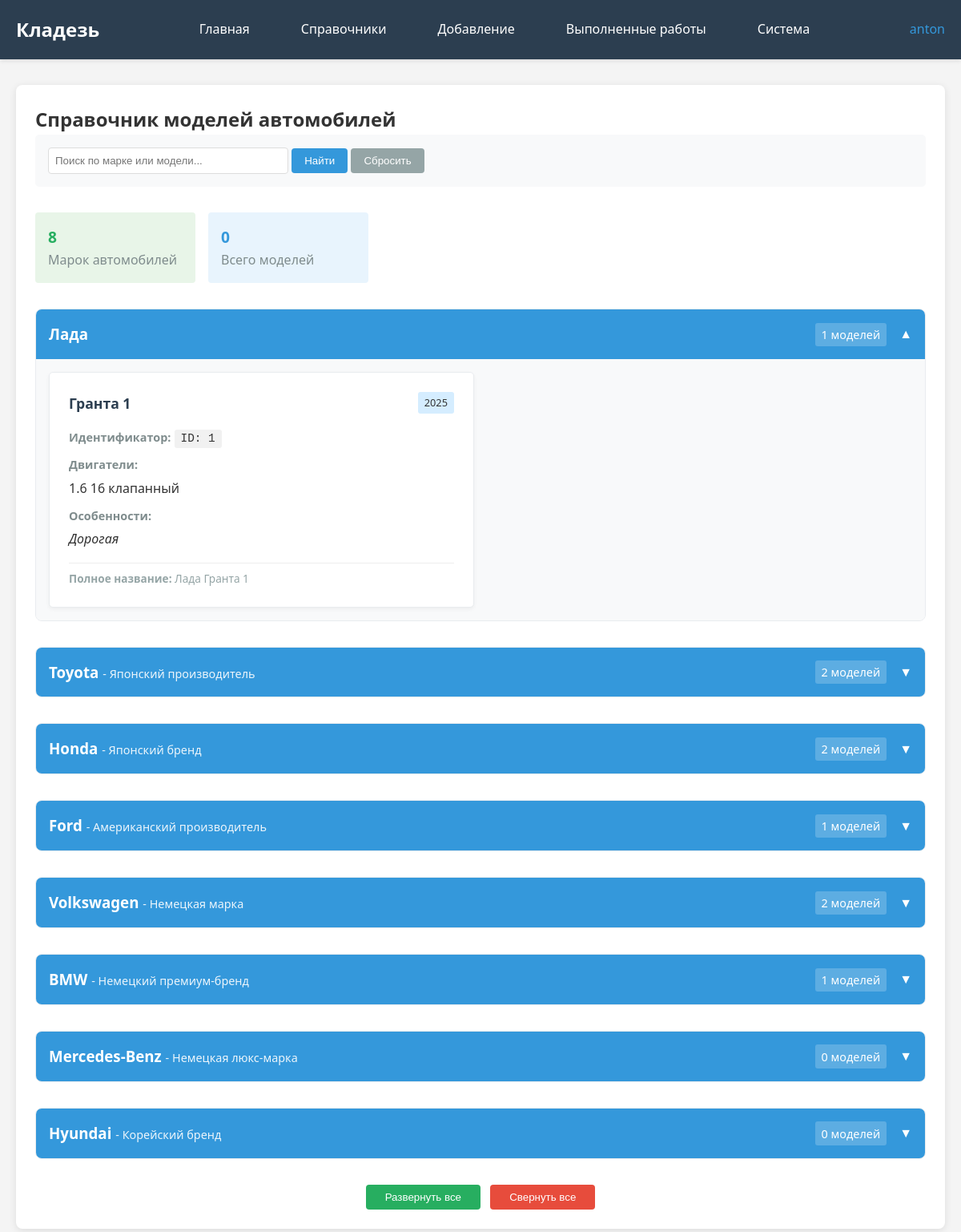
The app's page /car-models/ (signed in) with its own data.
### kladez_app/models.py (models this page shows, shortened)
class CarBrand(models.Model):
    name = models.CharField(max_length=100, verbose_name="Марка автомобиля")
    description = models.TextField(blank=True, verbose_name="Описание марки")
    class Meta:
        verbose_name = "Марка автомобиля"
        verbose_name_plural = "Марки автомобилей"

class CarModel(models.Model):
    brand = models.ForeignKey(CarBrand, on_delete=models.CASCADE, verbose_name="Марка")
    name = models.CharField(max_length=100, verbose_name="Модель")
    production_years = models.CharField(max_length=50, blank=True, verbose_name="Годы выпуска")
    engine_options = models.TextField(blank=True, verbose_name="Двигатели")
    notes = models.TextField(blank=True, verbose_name="Особенности")
    class Meta:
        verbose_name = "Модель автомобиля"
        verbose_name_plural = "Модели автомобилей"

### kladez_app/views.py (the view)
# urls.py: path('car-models/', views.car_models_directory, name='car_models_directory'),
@login_required
def car_models_directory(request):
    brands_with_models = CarBrand.objects.prefetch_related('carmodel_set').all()
    context = {
        'brands_with_models': brands_with_models
    }
    return render(request, 'kladez_app/car_models_directory.html', context)

### kladez_app/templates/kladez_app/car_models_directory.html (shortened to what this page needs)
{% extends "kladez_app/base.html" %}
{% block content %}
<div class="card">
    <h2>Справочник моделей автомобилей</h2>
    <div style="margin-bottom: 2rem; background: #f8f9fa; padding: 1rem; border-radius: 5px;">
        <input type="text" id="searchInput" placeholder="Поиск по марке или модели..."
               style="padding: 0.5rem; width: 300px; border: 1px solid #ddd; border-radius: 4px;">
        <button onclick="searchModels()" style="padding: 0.5rem 1rem; background: #3498db; color: white; border: none; border-radius: 4px; cursor: pointer;">
            Найти
        </button>
        <button onclick="clearSearch()" style="padding: 0.5rem 1rem; background: #95a5a6; color: white; border: none; border-radius: 4px; cursor: pointer;">
            Сбросить
        </button>
    </div>
    {% if brands_with_models %}
        <div style="display: flex; gap: 1rem; margin-bottom: 2rem; flex-wrap: wrap;">
            <div style="background: #e8f5e8; padding: 1rem; border-radius: 4px; min-width: 200px;">
                <div style="font-size: 1.2rem; font-weight: bold; color: #27ae60;">
                    {{ brands_with_models|length }}
                </div>
                <div style="color: #7f8c8d;">Марок автомобилей</div>
            </div>
            <div style="background: #e8f4fd; padding: 1rem; border-radius: 4px; min-width: 200px;">
                <div style="font-size: 1.2rem; font-weight: bold; color: #3498db;">
                    {% with total=0 %}
                        {{ total }}
                    {% endwith %}
                </div>
                <div style="color: #7f8c8d;">Всего моделей</div>
            </div>
        </div>
        <div id="brandsList">
            {% for brand in brands_with_models %}
            <div class="brand-card" style="margin-bottom: 2rem; border: 1px solid #e9ecef; border-radius: 8px; overflow: hidden;">
                <div style="background: #3498db; color: white; padding: 1rem; display: flex; justify-content: space-between; align-items: center; cursor: pointer;"
                     onclick="toggleModels('models-{{ brand.id }}')">
                    <h3 style="margin: 0;">
                        {{ brand.name }}
                        {% if brand.description %}
                            <small style="font-weight: normal; font-size: 0.9rem; opacity: 0.9;">- {{ brand.description|truncatechars:50 }}</small>
                        {% endif %}
                    </h3>
                    <div style="display: flex; align-items: center; gap: 1rem;">
                        <span style="background: rgba(255,255,255,0.2); padding: 0.2rem 0.5rem; border-radius: 3px; font-size: 0.9rem;">
                            {{ brand.carmodel_set.all|length }} моделей
                        </span>
                        <span id="icon-{{ brand.id }}">▼</span>
                    </div>
                </div>
                <div id="models-{{ brand.id }}" style="display: none; padding: 1rem; background: #f8f9fa;">
                    {% if brand.carmodel_set.all %}
                        <div style="display: grid; grid-template-columns: repeat(auto-fill, minmax(350px, 1fr)); gap: 1rem;">
                            {% for model in brand.carmodel_set.all %}
                            <div style="background: white; padding: 1.5rem; border-radius: 5px; border: 1px solid #e9ecef; box-shadow: 0 2px 5px rgba(0,0,0,0.05);">
                                <div style="display: flex; justify-content: space-between; align-items: start; margin-bottom: 1rem;">
                                    <h4 style="margin: 0; color: #2c3e50; font-size: 1.1rem;">{{ model.name }}</h4>
                                    {% if model.production_years %}
                                    <span style="background: #d5edff; padding: 0.2rem 0.5rem; border-radius: 3px; font-size: 0.8rem;">
                                        {{ model.production_years }}
                                    </span>
                                    {% endif %}
                                </div>
                                <div style="margin-bottom: 0.5rem;">
                                    <strong style="color: #7f8c8d; font-size: 0.9rem;">Идентификатор:</strong>
                                    <span style="font-family: monospace; background: #f1f1f1; padding: 0.2rem 0.5rem; border-radius: 3px; font-size: 0.9rem;">
                                        ID: {{ model.id }}
                                    </span>
                                </div>
                                {% if model.engine_options %}
                                    <div style="margin-bottom: 0.5rem;">
                                        <strong style="color: #7f8c8d; font-size: 0.9rem;">Двигатели:</strong>
                                        <div style="margin-top: 0.25rem;">{{ model.engine_options|linebreaks }}</div>
                                    </div>
                                {% endif %}
                                {% if model.notes %}
                                    <div style="margin-bottom: 0.5rem;">
                                        <strong style="color: #7f8c8d; font-size: 0.9rem;">Особенности:</strong>
                                        <div style="margin-top: 0.25rem; font-style: italic;">{{ model.notes|linebreaks }}</div>
                                    </div>
                                {% endif %}
                                <div style="margin-top: 1rem; padding-top: 0.5rem; border-top: 1px solid #eee; font-size: 0.85rem; color: #95a5a6;">
                                    <strong>Полное название:</strong> {{ brand.name }} {{ model.name }}
                                </div>
                            </div>
                            {% endfor %}
                        </div>
                    {% else %}
                        <p style="text-align: center; padding: 2rem; color: #7f8c8d; font-style: italic;">
                            Нет моделей для этой марки
                        </p>
                    {% endif %}
                </div>
            </div>
            {% endfor %}
        </div>
        <div style="margin-top: 2rem; text-align: center;">
            <button onclick="expandAll()" style="padding: 0.5rem 1.5rem; background: #27ae60; color: white; border: none; border-radius: 4px; cursor: pointer; margin-right: 0.5rem;">
                Развернуть все
            </button>
            <button onclick="collapseAll()" style="padding: 0.5rem 1.5rem; background: #e74c3c; color: white; border: none; border-radius: 4px; cursor: pointer;">
                Свернуть все
            </button>
        </div>
    {% endif %}
</div>
{% endblock %}

### kladez_app/templates/kladez_app/base.html (shortened to what this page needs)
<!DOCTYPE html>
<html lang="ru">
<head>
</head>
<body>
    <header class="header">
        <nav class="nav-container">
            <a href="{% url 'kladez_app:home' %}" class="logo-link">Кладезь</a>
            <div class="nav-main">
                <div class="nav-section">
                    <a href="{% url 'kladez_app:home' %}" class="nav-link">
                        Главная
                    </a>
                </div>
                <div class="nav-section">
                    <div class="nav-section-title">
                        Справочники
                    </div>
                </div>
                <div class="nav-section">
                    <div class="nav-section-title">
                        Добавление
                    </div>
                </div>
                <div class="nav-section">
                    <a href="{% url 'kladez_app:completed_works' %}" class="nav-link">
                        Выполненные работы
                    </a>
                </div>
                <div class="nav-section">
                    <div class="nav-section-title">
                        Система
                    </div>
                </div>
            </div>
            <div class="user-info">
                {% if user.is_authenticated %}
                    <span>{{ user.username }}</span>
                {% else %}
                    <a href="{% url 'kladez_app:register' %}" style="color: white; text-decoration: none;">Регистрация</a>
                    <a href="{% url 'kladez_app:login' %}" style="color: white; text-decoration: none;">Войти</a>
                {% endif %}
            </div>
        </nav>
    </header>
    <main class="container">
        {% block content %}
        {% endblock %}
    </main>
</body>
</html>

### kladez_app/templates/kladez_app/base.html (style rules this page uses)
* { margin: 0; padding: 0; box-sizing: border-box; }
body { font-family: 'Segoe UI', Tahoma, Geneva, Verdana, sans-serif; line-height: 1.6; color: #333; background-color: #f4f4f4; }
.header { background: #2c3e50; color: white; padding: 1rem 0; box-shadow: 0 2px 5px rgba(0,0,0,0.1); }
.nav-container { max-width: 1200px; margin: 0 auto; padding: 0 20px; display: flex; justify-content: space-between; align-items: center; }
.logo-link { color: white; text-decoration: none; font-size: 1.5rem; font-weight: bold; transition: color 0.3s; }
.nav-main { display: flex; gap: 2rem; }
.nav-section { position: relative; }
.nav-section-title { cursor: pointer; padding: 0.5rem 1rem; border-radius: 4px; transition: background-color 0.3s; color: white; text-decoration: none; display: block; }
.user-info { display: flex; align-items: center; gap: 1rem; }
.user-info span { color: #3498db; }
.container { max-width: 1200px; margin: 2rem auto; padding: 0 20px; }
.card { background: white; border-radius: 8px; padding: 1.5rem; margin-bottom: 1.5rem; box-shadow: 0 2px 10px rgba(0,0,0,0.1); }
.nav-link { padding: 0.5rem 1rem; border-radius: 4px; transition: background-color 0.3s; color: white; text-decoration: none; display: block; }

### records on screen
CarBrand: name "Лада", carmodel_set.all|length "1"
CarModel: name "Гранта 1", production_years "2025", id "1", engine_options "1.6 16 клапанный", notes "Дорогая"
CarBrand: name "Toyota", description "Японский производитель", carmodel_set.all|length "2"
CarBrand: name "Honda", description "Японский бренд", carmodel_set.all|length "2"
CarBrand: name "Ford", description "Американский производитель", carmodel_set.all|length "1"
CarBrand: name "Volkswagen", description "Немецкая марка", carmodel_set.all|length "2"
CarBrand: name "BMW", description "Немецкий премиум-бренд", carmodel_set.all|length "1"
CarBrand: name "Mercedes-Benz", description "Немецкая люкс-марка", carmodel_set.all|length "0"
CarBrand: name "Hyundai", description "Корейский бренд", carmodel_set.all|length "0"

### other values on screen
{{ user.username }} "anton"
{{ brands_with_models|length }} "8"
{{ total }} "0"
